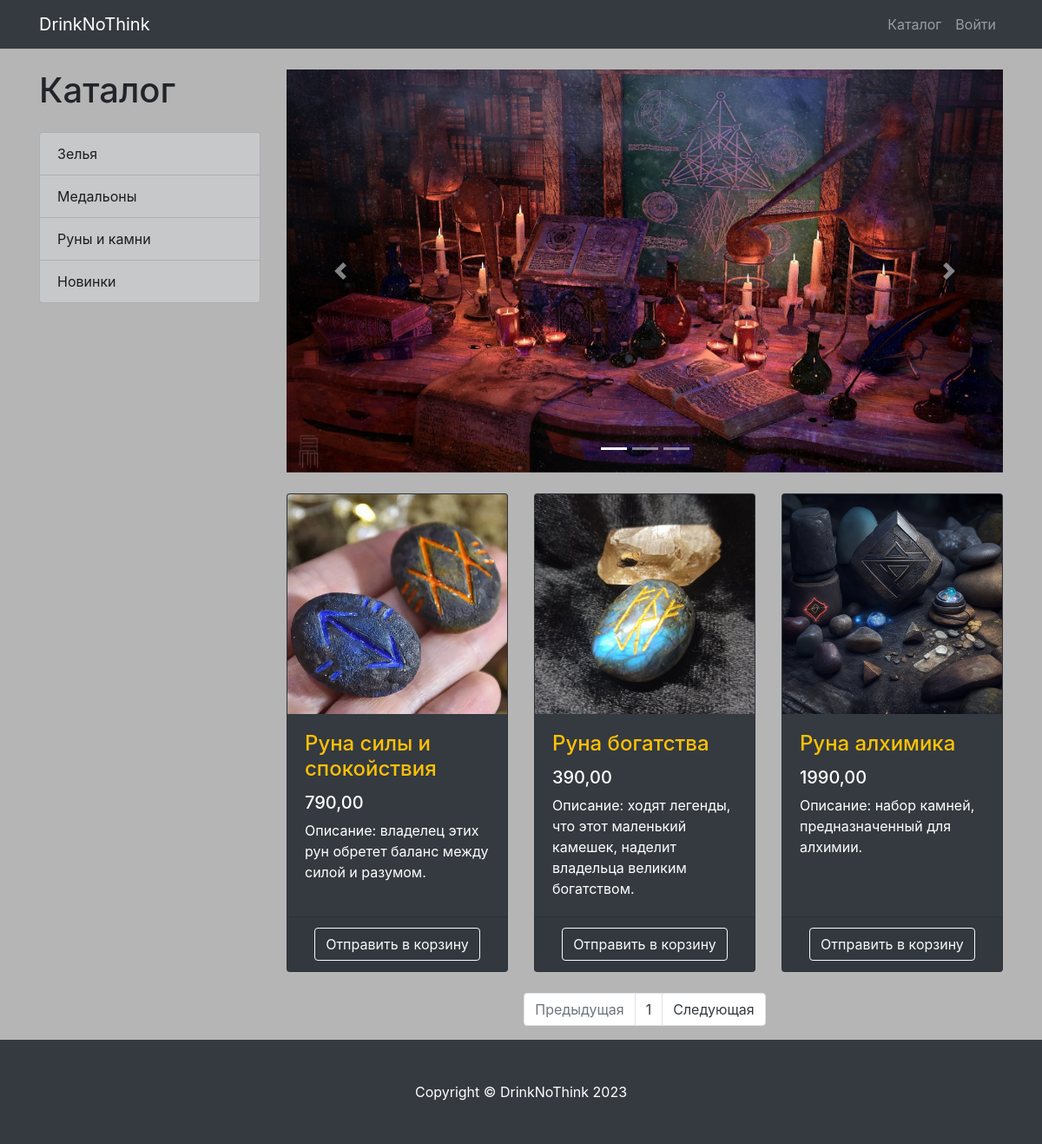
Screenshot of /products/category/3/ with the database file from the repository.
### products/models.py (models this page shows, shortened)
class ProductCategory(models.Model):
    name = models.CharField(max_length=128, unique=True)
    description = models.TextField(null=True, blank=True)
    class Meta:
        verbose_name = 'Категория'
        verbose_name_plural = 'Категории'

class Product(models.Model):
    name = models.CharField(max_length=256)
    description = models.TextField()
    price = models.DecimalField(max_digits=6, decimal_places=2)
    quantity = models.PositiveIntegerField(default=0)
    image = models.ImageField(upload_to='products_images')
    category = models.ForeignKey(to=ProductCategory, on_delete=models.CASCADE)
    class Meta:
        verbose_name = 'Продукт'
        verbose_name_plural = 'Продукты'
        ordering = ['id']

### products/views.py (the view)
# urls.py: path('', products, name='index'),
def products(request, category_id=None, page_number=1):
    products = Product.objects.filter(category_id=category_id) if category_id else Product.objects.all()
    per_page = 3
    paginator = Paginator(products, per_page)
    products_paginator = paginator.page(page_number)
    context = {
        'title': 'Ассортимент',
        'categories': ProductCategory.objects.all(),
        'products': products_paginator,
    }
    return render(request, 'products/products.html', context)

### products/templates/products/products.html (shortened to what this page needs)
{% extends 'products/base.html' %}
{% load static %}
{% block css %}
        <link href="{% static 'vendor/css/products.css' %}" rel="stylesheet">
{% endblock %}
{% block content %}
        <div class="container">
    <div class="row">
        <div class="col-lg-3">
            <h1 class="my-4">Каталог </h1>
            <div class="list-group">
                {% for category in categories %}
                    <a href="{% url 'products:category' category.id %}" class="list-group-item list-group-item-action list-group-item-dark">
                        {{ category.name }}
                    </a>
                {% endfor %}
            </div>
        </div>
        <div class="col-lg-9">
            <div id="carouselExampleIndicators" class="carousel slide my-4" data-ride="carousel">
                <ol class="carousel-indicators">
                    <li data-target="#carouselExampleIndicators" data-slide-to="0" class="active"></li>
                    <li data-target="#carouselExampleIndicators" data-slide-to="1"></li>
                    <li data-target="#carouselExampleIndicators" data-slide-to="2"></li>
                </ol>
                <div class="carousel-inner" role="listbox">
                    <div class="carousel-item active">
                        <img class="d-block img-fluid" src="/static/vendor/img/slides/slide-1.jpg" alt="First slide">
                    </div>
                </div>
                <a class="carousel-control-prev" href="#carouselExampleIndicators" role="button" data-slide="prev">
                    <span class="carousel-control-prev-icon" aria-hidden="true"></span>
                </a>
                <a class="carousel-control-next" href="#carouselExampleIndicators" role="button" data-slide="next">
                    <span class="carousel-control-next-icon" aria-hidden="true"></span>
                </a>
            </div>
            <div class="row">
                {% for products in products %}
                    <div class="col-lg-4 col-md-6 mb-4">
                    <div class="card h-100 text-white bg-dark">
                        <a href="#">
                            <img class="card-img-top"
                                 src="{{ products.image.url }}"
                                 alt="">
                        </a>
                        <div class="card-body">
                            <h4 class="card-title">
                                <a href="#" class="text-warning">{{ products.name }}</a>
                            </h4>
                            <h5>{{ products.price }}</h5>
                            <p class="card-text">{{ products.description }}</p>
                        </div>
                        <div class="card-footer text-center">
                            <a class="btn btn-outline-light"
                               href="{% url 'products:basket_add' products.id %}">
                                Отправить в корзину
                            </a>
                        </div>
                    </div>
                </div>
                {% endfor %}
            </div>
            <nav aria-label="Page navigation example">
                <ul class="pagination justify-content-center">
                    <li class="page-item {% if not products.has_previous %} disabled {% endif %}">
                        <a class="page-link"
                           href="{% if products.has_previous %} {% url 'products:paginator' products.previous_page_number %} {% else %} # {% endif %}"
                           tabindex="-1" aria-disabled="true">
                            Предыдущая
                        </a>
                    </li>
                    {% for page in products.paginator.page_range %}
                        <li class="page-item">
                            <a class="page-link text-dark" href="{% url 'products:paginator' page %}">
                                {{ page }}
                            </a>
                        </li>
                    {% endfor %}
                    <li class="page-item {% if not products.has_next %} disabled {% endif %}">
                        <a class="page-link text-dark"
                           href="{% if products.has_next %} {% url 'products:paginator' products.next_page_number %} {% else %} # {% endif %}">
                            Следующая
                        </a>
                    </li>
                </ul>
            </nav>
        </div>
    </div>
</div>
{% endblock %}
{% block footer %}
        <footer class="py-5 bg-dark">
    <div class="container">
        <p class="m-0 text-center text-white">Copyright &copy; DrinkNoThink 2023</p>
    </div>
</footer>
{% endblock %}

### rows the page displays
ProductCategory: name "Зелья"
ProductCategory: name "Медальоны"
ProductCategory: name "Руны и камни"
ProductCategory: name "Новинки"
Product: image (picture), name "Руна силы и спокойствия", price "790,00", description "Описание: владелец этих рун обретет баланс между силой и разумом."
Product: image (picture), name "Руна богатства", price "390,00", description "Описание: ходят легенды, что этот маленький камешек, наделит владельца великим богатством."
Product: image (picture), name "Руна алхимика", price "1990,00", description "Описание: набор камней, предназначенный для алхимии."

### other values shown
{{ page }} "1"
